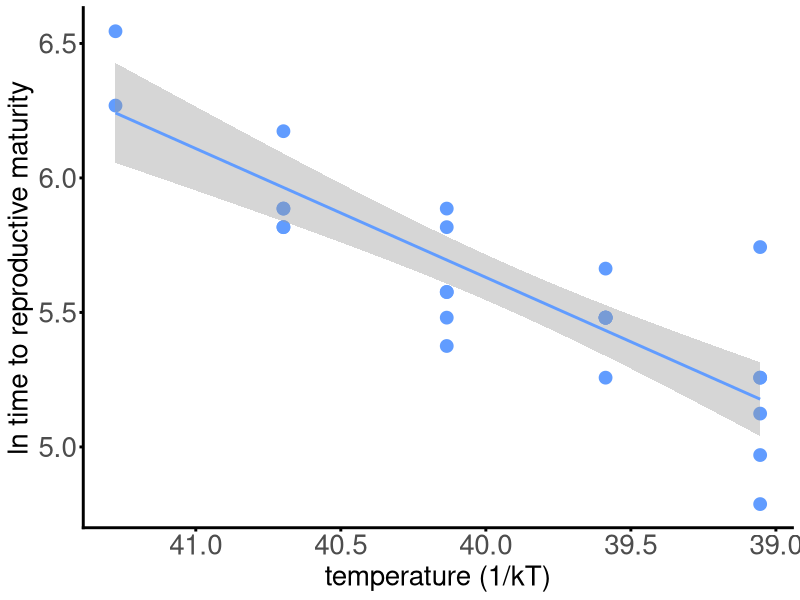
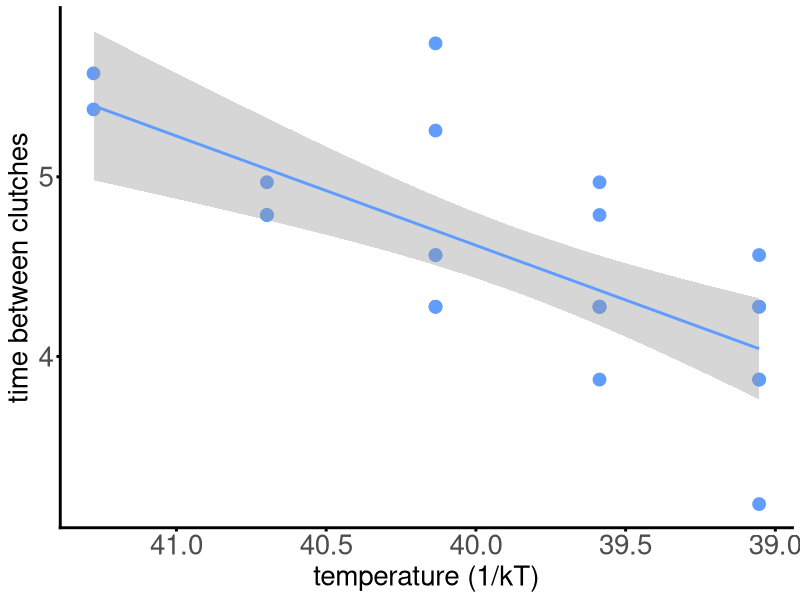
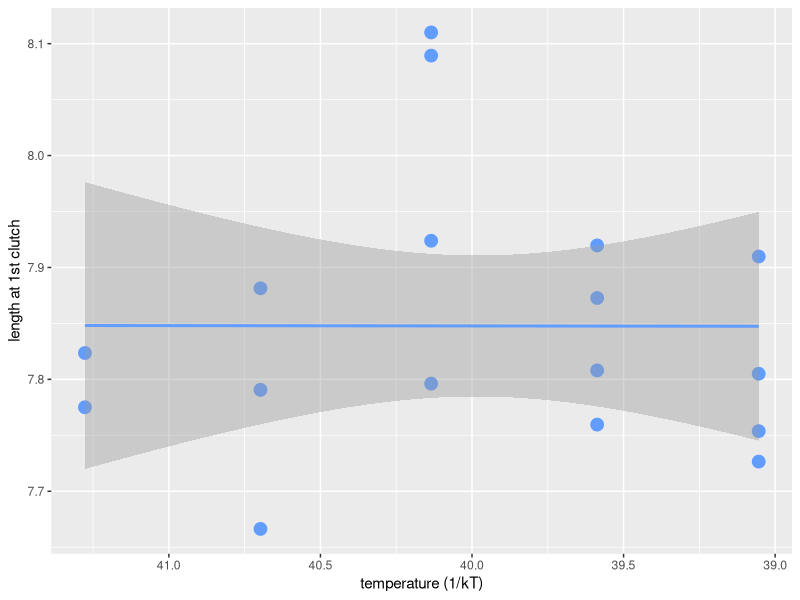
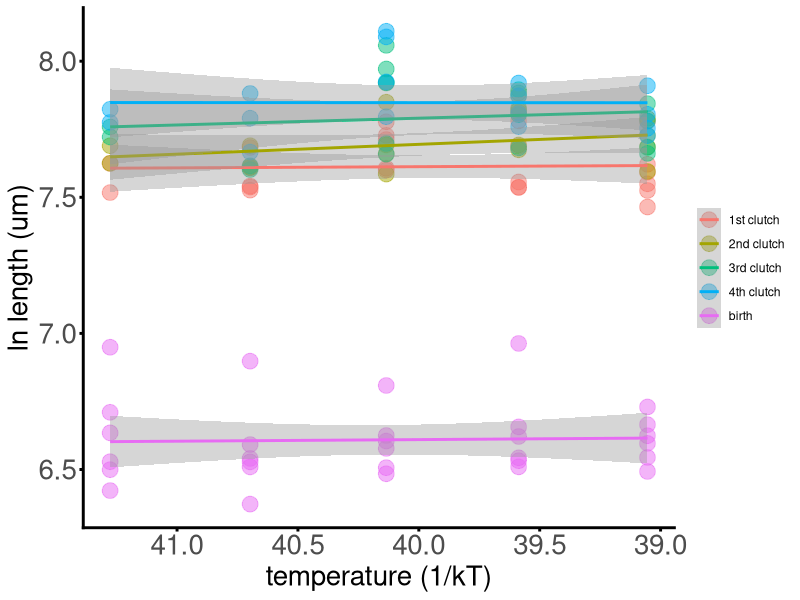
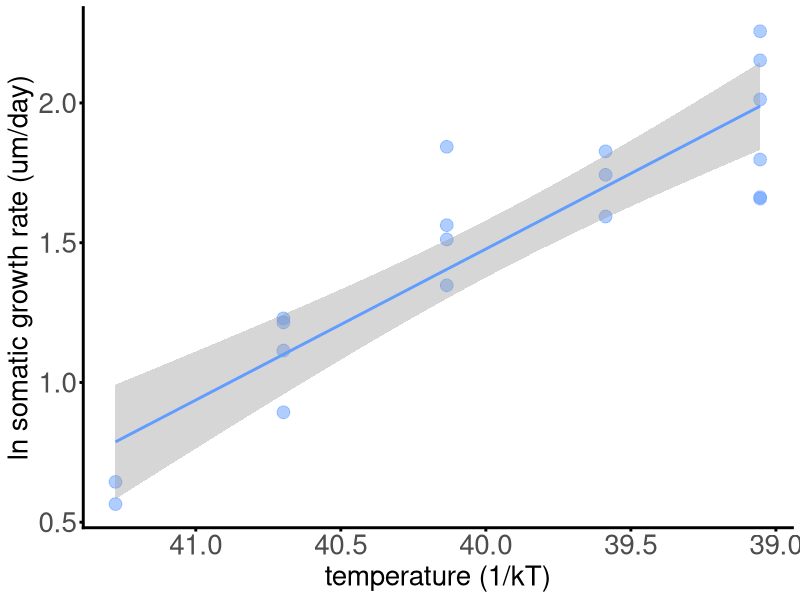
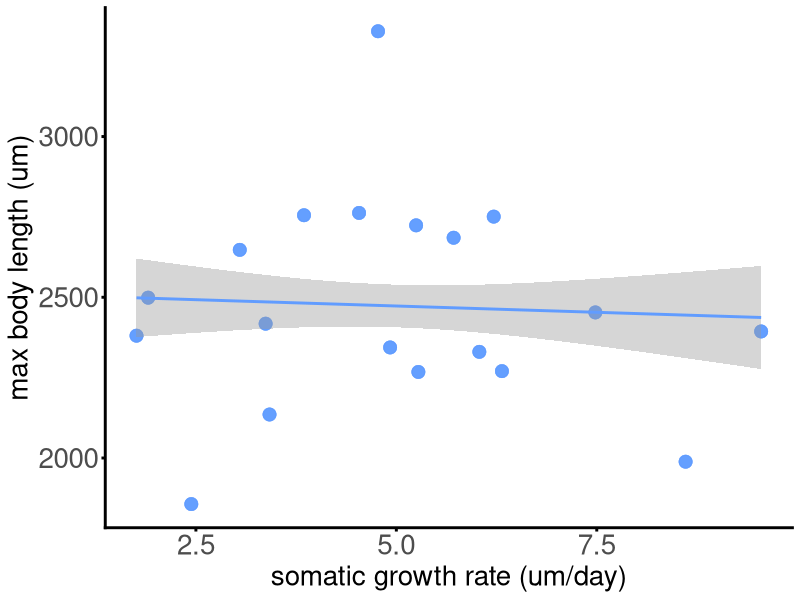

Write R code to recreate these figures, in order.
## Daph TSR initial plots and analysis
## Last updated by JB Dec 12 2016



# load packages -----------------------------------------------------------

library(tidyverse)
library(stringr)
library(broom)

# read in data ------------------------------------------------------------

data3 <- read_csv("data-processed/data3.csv")



# plots! ------------------------------------------------------------------

data3 %>% 
	filter(unique_id != "K_16") %>% ## something weird is going on here!
	mutate(inverse_temp = (1/(.00008617*(temperature+273.15)))) %>%
	ggplot(data = ., aes(x = inverse_temp, y = log(time_to_first_clutch), label = id)) + geom_point(size = 4, color = "#619CFF") +
	geom_smooth(method = "lm", color = "#619CFF") +
	scale_x_reverse() + xlab("temperature (1/kT)") + ylab("ln time to reproductive maturity") + 
	theme_minimal() + 
	theme(axis.text.y   = element_text(size=20),
				axis.text.x   = element_text(size=20),
				axis.title.y  = element_text(size=20),
				axis.title.x  = element_text(size=20),
				panel.background = element_blank(),
				panel.grid.major = element_blank(), 
				panel.grid.minor = element_blank(),
				axis.line = element_line(colour = "black"),
				axis.ticks = element_line(size = 1)) +
	theme(panel.border = element_blank(), axis.line = element_line(colour="black", size=1, lineend="square"))

data3 %>% 
	filter(unique_id != "K_16") %>% ## something weird is going on here!
	mutate(inverse_temp = (1/(.00008617*(temperature+273.15)))) %>%
	do(tidy(lm(log(time_to_first_clutch) ~ inverse_temp, data = .), conf.int = TRUE)) %>% 
	View


# time between clutches ---------------------------------------------------

data3 %>% 
	filter(unique_id != "K_16") %>% ## something weird is going on here!
	mutate(inverse_temp = (1/(.00008617*(temperature+273.15)))) %>%
	ggplot(data = ., aes(x = inverse_temp, y = log(time_btw_1_2), label = id)) + geom_point(size = 4, color = "#619CFF") +
	geom_smooth(method = "lm", color = "#619CFF") +
	scale_x_reverse() + xlab("temperature (1/kT)") + ylab("time between clutches") +
	theme_minimal() + 
	theme(axis.text.y   = element_text(size=20),
				axis.text.x   = element_text(size=20),
				axis.title.y  = element_text(size=20),
				axis.title.x  = element_text(size=20),
				panel.background = element_blank(),
				panel.grid.major = element_blank(), 
				panel.grid.minor = element_blank(),
				axis.line = element_line(colour = "black"),
				axis.ticks = element_line(size = 1)) +
	theme(panel.border = element_blank(), axis.line = element_line(colour="black", size=1, lineend="square"))

## time between clutches
data3 %>% 
	filter(unique_id != "K_16") %>% ## something weird is going on here!
	mutate(inverse_temp = (1/(.00008617*(temperature+273.15)))) %>%
	do(tidy(lm(log(time_btw_1_2) ~ inverse_temp, data = .), conf.int = TRUE)) %>% 
	View


# body size ---------------------------------------------------------------


data3 %>% 
	filter(unique_id != "K_16") %>% ## something weird is going on here!
	mutate(inverse_temp = (1/(.00008617*(temperature+273.15)))) %>%
	ggplot(data = ., aes(x = inverse_temp, y = log(length_at_4th_clutch), label = id)) + geom_point(size = 4, color = "#619CFF") +
	geom_smooth(method = "lm", color = "#619CFF") +
	scale_x_reverse() + xlab("temperature (1/kT)") + ylab("length at 1st clutch") 

data4 <- data3 %>% 
	gather(clutch_number, length, starts_with("length")) %>% 
	mutate(clutch_number = str_replace(clutch_number, "length_at_1st_clutch", "1st clutch")) %>% 
	mutate(clutch_number = str_replace(clutch_number, "length_at_2nd_clutch_um", "2nd clutch")) %>% 
	mutate(clutch_number = str_replace(clutch_number, "length_at_3rd_clutch", "3rd clutch")) %>% 
	mutate(clutch_number = str_replace(clutch_number, "length_at_4th_clutch", "4th clutch")) %>% 
	mutate(clutch_number = str_replace(clutch_number, "length_at_birth_um", "birth")) 
	

data4 %>% 
	filter(unique_id != "K_16") %>% ## something weird is going on here!
	mutate(inverse_temp = (1/(.00008617*(temperature+273.15)))) %>%
	group_by(clutch_number) %>% 
	ggplot(data = ., aes(x = inverse_temp, y = log(length), color = factor(clutch_number))) + geom_point(size = 5, alpha = 0.5) +
	geom_smooth(method = "lm") +
	scale_x_reverse() + xlab("temperature (1/kT)") + ylab("ln length (um)") +
	theme_minimal() + 
	theme(axis.text.y   = element_text(size=20),
				axis.text.x   = element_text(size=20),
				axis.title.y  = element_text(size=20),
				axis.title.x  = element_text(size=20),
				panel.background = element_blank(),
				panel.grid.major = element_blank(), 
				panel.grid.minor = element_blank(),
				axis.line = element_line(colour = "black"),
				axis.ticks = element_line(size = 1),
				legend.title = element_blank()) +
	theme(panel.border = element_blank(), axis.line = element_line(colour="black", size=1, lineend="square"))



# somatic growth rate -----------------------------------------------------

## get to somatic growth rate by taking the difference in length at 1st clutch and length at birth, divided by the days to first clutch

data3 %>% 
	filter(unique_id != "K_16") %>% ## something weird is going on here!
	mutate(inverse_temp = (1/(.00008617*(temperature+273.15)))) %>%
	mutate(somatic_growth_rate = ((length_at_1st_clutch - length_at_birth_um)/time_to_first_clutch)) %>%
	ggplot(data = ., aes(x = inverse_temp, y = log(somatic_growth_rate), label = id)) + geom_point(size = 4, color = "#619CFF", alpha = 0.5) +
	geom_smooth(method = "lm", color = "#619CFF") +
	scale_x_reverse() + xlab("temperature (1/kT)") + ylab("ln somatic growth rate (um/day)") +
	theme_minimal() + 
	theme(axis.text.y   = element_text(size=20),
				axis.text.x   = element_text(size=20),
				axis.title.y  = element_text(size=20),
				axis.title.x  = element_text(size=20),
				panel.background = element_blank(),
				panel.grid.major = element_blank(), 
				panel.grid.minor = element_blank(),
				axis.line = element_line(colour = "black"),
				axis.ticks = element_line(size = 1),
				legend.title = element_blank()) +
	theme(panel.border = element_blank(), axis.line = element_line(colour="black", size=1, lineend="square"))
	

### somatic growth rate vs temperature
data3 %>% 
	filter(unique_id != "K_16") %>% ## something weird is going on here!
	mutate(inverse_temp = (-1/(.00008617*(temperature+273.15)))) %>%
	mutate(somatic_growth_rate = ((length_at_1st_clutch - length_at_birth_um)/time_to_first_clutch)) %>%
do(tidy(lm(log(somatic_growth_rate) ~ inverse_temp, data = .), conf.int = TRUE)) %>% 
	View


data5 <- data3 %>% 
	filter(unique_id != "K_16") %>% ## something weird is going on here!
	mutate(inverse_temp = (-1/(.00008617*(temperature+273.15)))) %>%
	mutate(somatic_growth_rate = ((length_at_1st_clutch - length_at_birth_um)/time_to_first_clutch)) %>% 
	select(unique_id, somatic_growth_rate)


data6 <- left_join(data4, data5)


max_lengths <- data6 %>% 
	filter(clutch_number != "birth") %>% 
	group_by(temperature, unique_id) %>% 
	summarise(max_length = max(length, na.rm = TRUE)) 
	
data7 <- left_join(data6, max_lengths)

write_csv(data7, "data-processed/data7.csv")
	
data7 %>% 
ggplot(aes(x = somatic_growth_rate, y = max_length)) + geom_point(size = 4, color = "#619CFF", alpha = 0.5) +
geom_smooth(method = "lm", color = "#619CFF") +
	xlab("somatic growth rate (um/day)") + ylab("max body length (um)") +
	theme_minimal() + 
	theme(axis.text.y   = element_text(size=20),
				axis.text.x   = element_text(size=20),
				axis.title.y  = element_text(size=20),
				axis.title.x  = element_text(size=20),
				panel.background = element_blank(),
				panel.grid.major = element_blank(), 
				panel.grid.minor = element_blank(),
				axis.line = element_line(colour = "black"),
				axis.ticks = element_line(size = 1),
				legend.title = element_blank()) +
	theme(panel.border = element_blank(), axis.line = element_line(colour="black", size=1, lineend="square"))
